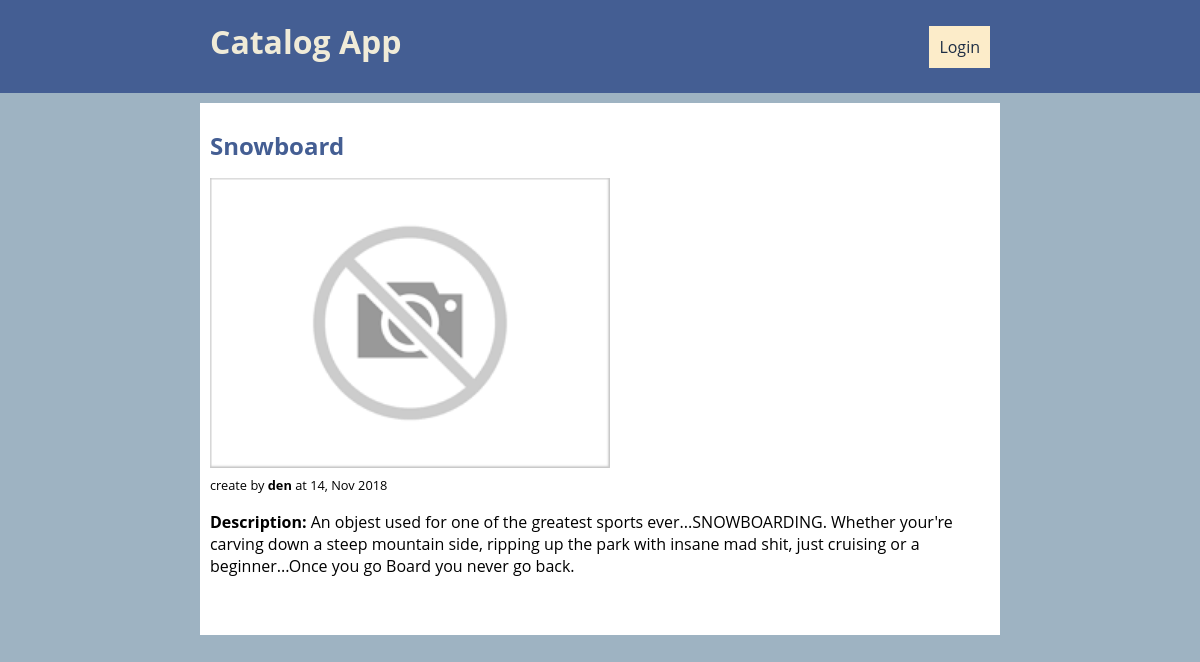
Screenshot of /catalog/Snowboarding/Snowboard with the database file from the repository.
### data/database_setup.py (models this page shows, shortened)
class CatalogItem(Base):
    __tablename__ = 'catalog_item'
    id = Column(Integer, primary_key=True)
    title = Column(String(20), nullable=False)
    description = Column(String(300), nullable=False)
    date = Column(DateTime, nullable=False)
    user_id = Column(Integer(), ForeignKey('user.id'))
    User = relationship(User)
    category_id = Column(Integer(), ForeignKey('category.id'))
    category = relationship(Category)
    catalog_image_id = Column(Integer(), ForeignKey('catalog_image.id'))
    image = relationship(
        CatalogImage, cascade="all, delete-orphan", single_parent=True)

class User(Base):
    __tablename__ = 'user'
    id = Column(Integer, primary_key=True)
    name = Column(String(80), nullable=False)
    picture = Column(String(250))
    username = Column(String(100), nullable=False)
    password_hash = Column(String(64))

### controllers/catalog_controller.py (the view)
@catalog_controller.route('/<string:category_name>/<string:item_title>')
def catalog_show_item_details(category_name, item_title):
    category_dao = CategoryDao()
    item_dao = CatalogItemDao()
    item = item_dao.find_by_category_name_and_title(category_name, item_title)
    image_url = get_url_image(item.image)
    categories = category_dao.get_all()
    print(is_logged())
    is_owner = is_logged() and (item.user_id == login_session['user_id'])
    author_name = ""
    if (not is_owner):
        user_dao = UserDao()
        author = user_dao.find(item.user_id)
        author_name = author.name
    return render_template('catalog-item-detail.html',
                           categories=categories,
                           item=item,
                           is_owner=is_owner,
                           author_name=author_name,
                           image_url=image_url)

### application.py (called while the page is built)
@app.context_processor
def utility_processor():
    def user_is_logged():
        return is_logged()
    def get_welcome_user():
        return get_user_name()
    return dict(user_is_logged=user_is_logged,
                get_welcome_user=get_welcome_user)

### controllers/auth_controller.py (called while the page is built)
def is_logged():
    return 'username' in login_session

### controllers/catalog_controller.py (called while the page is built)
def get_url_image(image):
    return "http://localhost:8080/" + IMAGE_PATH + image.get_name()

### data/data_access.py (called while the page is built)
    def __init_session__(self):
        Base.metadata.bind = engine
        DBSession = sessionmaker(bind=engine)
        self.session = DBSession()

    def find(self, user_id):
        return self.session. \
            query(User). \
            filter_by(id=user_id) . \
            one()

    def get_all(self):
        return self.session. \
            query(Category). \
            all()

    def find_by_category_name_and_title(self, category_name, catalog_title):
        return self.session. \
            query(CatalogItem). \
            filter(Category.name == category_name, CatalogItem.title == catalog_title). \
            one()

### data/database_setup.py (called while the page is built)
    def get_name(self):
        return '%s.%s' % (self.id, self.suffix,)

### templates/catalog-item-detail.html (shortened to what this page needs)
{% extends "template.html" %}
{% block body %}
<div class="center-container content column">
    <h1>{{ item.title }}</h1>
    <figure class="img-responsive">
        <img class="img-responsive" src="{{ image_url }}" alt="{{ item.title }} - Catalog Item Image">
        {% if not is_owner %}
            <figcaption>
                <span class="author"> create by <strong>{{ author_name }}</strong> at {{ item.date.strftime('%d, %b %Y') }}</span>
            </figcaption>
        {% endif %}
    </figure>
    <p>
       <strong>Description: </strong> {{ item.description }}
    </p>
    <br>
</div>
{% endblock %}

### static/styles/site.css (style rules this page uses)
html, body, main { width: 100%; height: 100%; }
html { box-sizing: border-box; }
*, *:before, *:after { box-sizing: inherit; }
body { font-family: 'Open Sans', sans-serif; font-size: 1em; margin: 0; background-color: #9EB3C2; }
div { word-wrap: break-word; }
h1 { color: #445E93; font-size: 1.5em; }
figure { margin: 0; }
.center-container { position: relative; display: flex; margin: 0 auto; padding: 10px; width: 100%; max-width: 800px; }
.column { flex-direction: column }
.content { background-color: #fff; padding: 10px; padding-bottom: 20px; }
.img-responsive { width: 100%; max-width: 400px; }
.author { font-size: 0.8em }

### rows the page displays
CatalogItem: title "Snowboard", date "14, Nov 2018", description "An objest used for one of the greatest sports ever...SNOWBOARDING. Whether your're carving down a steep mountain side, ripping up the park with insane mad shit, just cruising or a beginner...Once you go Board you never go back."
User: name "den"
